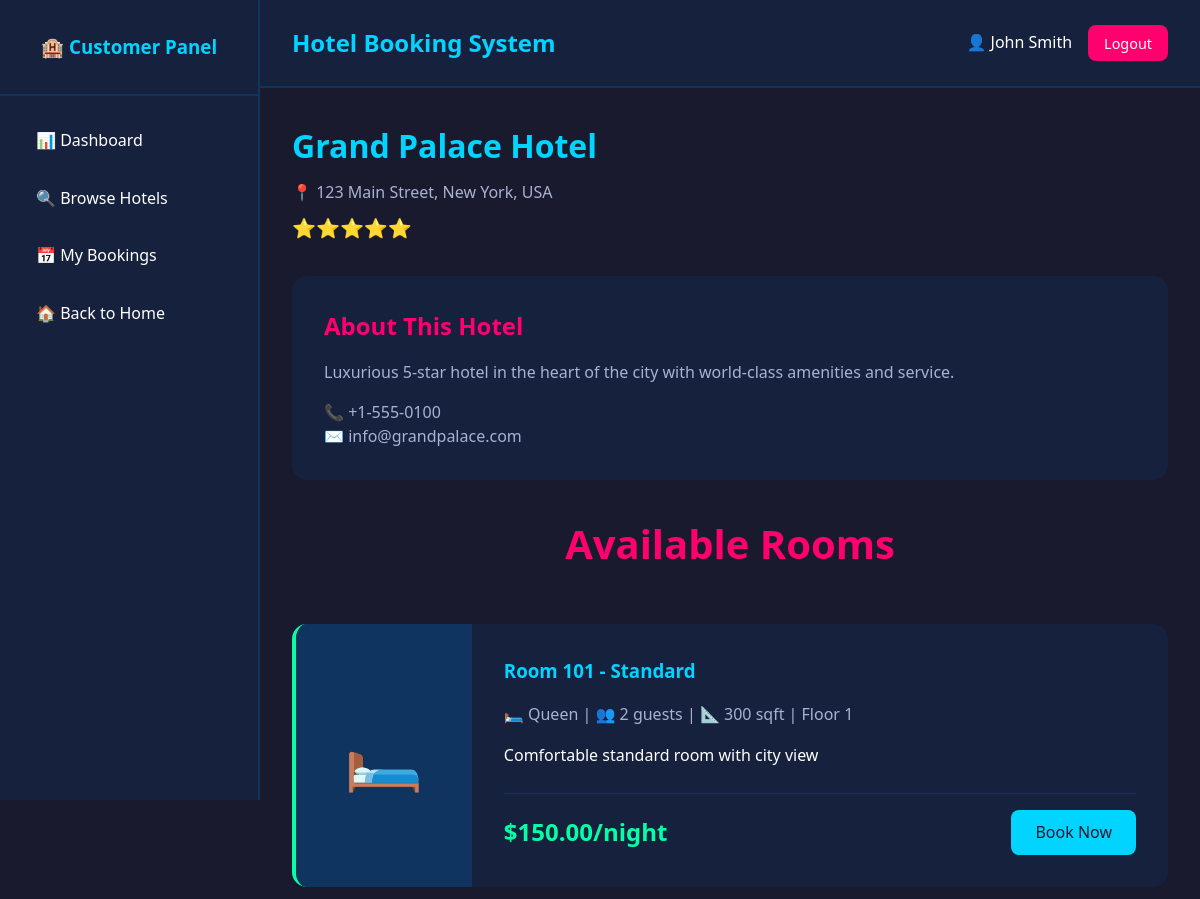
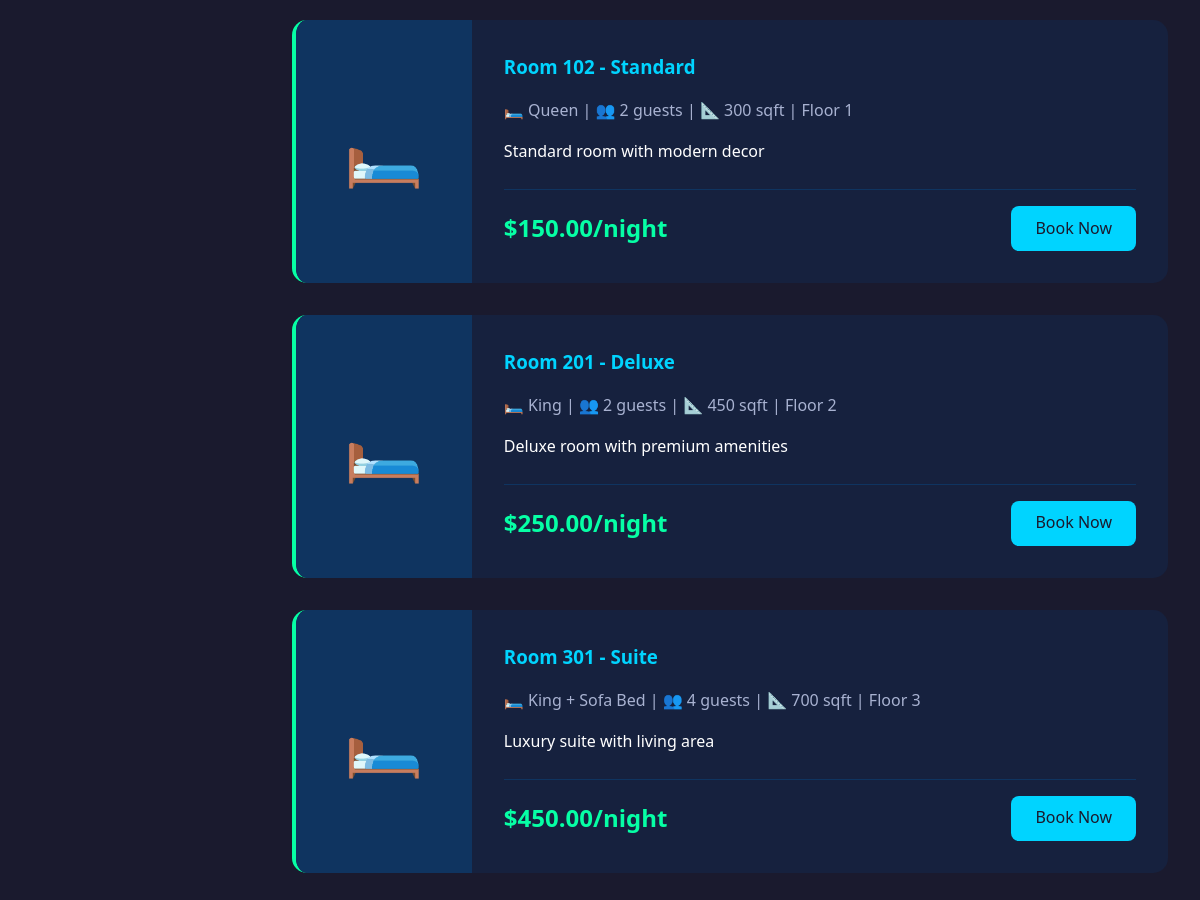
The app's page /customer/hotel-details.php?id=1 (signed in) with its own data (2 pictures, top to bottom).
### tables this page shows
CREATE TABLE IF NOT EXISTS hotels (
    id INT PRIMARY KEY AUTO_INCREMENT,
    hotel_name VARCHAR(200) NOT NULL,
    description TEXT,
    address TEXT NOT NULL,
    city VARCHAR(100) NOT NULL,
    state VARCHAR(100),
    country VARCHAR(100) NOT NULL,
    postal_code VARCHAR(20),
    phone VARCHAR(20),
    email VARCHAR(100),
    star_rating INT DEFAULT 3,
    image VARCHAR(255),
    status ENUM('active', 'inactive') DEFAULT 'active',
    created_at TIMESTAMP DEFAULT CURRENT_TIMESTAMP,
    updated_at TIMESTAMP DEFAULT CURRENT_TIMESTAMP ON UPDATE CURRENT_TIMESTAMP,
    INDEX idx_city (city),
    INDEX idx_status (status)
);

CREATE TABLE IF NOT EXISTS rooms (
    id INT PRIMARY KEY AUTO_INCREMENT,
    hotel_id INT NOT NULL,
    room_type_id INT NOT NULL,
    room_number VARCHAR(50) NOT NULL,
    floor INT,
    price_per_night DECIMAL(10, 2) NOT NULL,
    capacity INT DEFAULT 2,
    bed_type VARCHAR(50),
    size_sqft INT,
    description TEXT,
    image VARCHAR(255),
    status ENUM('available', 'occupied', 'maintenance') DEFAULT 'available',
    created_at TIMESTAMP DEFAULT CURRENT_TIMESTAMP,
    updated_at TIMESTAMP DEFAULT CURRENT_TIMESTAMP ON UPDATE CURRENT_TIMESTAMP,
    FOREIGN KEY (hotel_id) REFERENCES hotels(id) ON DELETE CASCADE,
    FOREIGN KEY (room_type_id) REFERENCES room_types(id) ON DELETE CASCADE,
    INDEX idx_hotel (hotel_id),
    INDEX idx_status (status),
    INDEX idx_price (price_per_night)
);

CREATE TABLE IF NOT EXISTS room_types (
    id INT PRIMARY KEY AUTO_INCREMENT,
    type_name VARCHAR(100) NOT NULL,
    description TEXT,
    created_at TIMESTAMP DEFAULT CURRENT_TIMESTAMP
);

### config.php (called while the page is built, shortened)
<?php
function getHotelById($conn, $hotel_id) {
    $query = "SELECT * FROM hotels WHERE id = $hotel_id";
    $result = mysqli_query($conn, $query);
    return mysqli_fetch_assoc($result);
}
function formatCurrency($amount) {
    return "$" . number_format($amount, 2);
}
function getStarRating($rating) {
    $stars = '';
    for ($i = 1; $i <= 5; $i++) {
        if ($i <= $rating) {
            $stars .= '⭐';
        } else {
            $stars .= '☆';
        }
    }
    return $stars;
}
?>

### customer/hotel-details.php (the view, shortened to what this page needs)
<?php
require_once '../config.php';
$hotel_id = isset($_GET['id']) ? (int)$_GET['id'] : 0;
$hotel = getHotelById($conn, $hotel_id);
$rooms_query = "SELECT r.*, rt.type_name
                FROM rooms r
                LEFT JOIN room_types rt ON r.room_type_id = rt.id
                WHERE r.hotel_id = $hotel_id AND r.status = 'available'
                ORDER BY r.price_per_night";
$rooms = mysqli_query($conn, $rooms_query);
?>
<?php include 'includes/header.php'; ?>
<div class="dashboard-content">
    <div class="hotel-details">
        <div class="hotel-header">
            <div>
                <h1><?php echo $hotel['hotel_name']; ?></h1>
                <p class="hotel-location">📍 <?php echo $hotel['address']; ?>, <?php echo $hotel['city']; ?>, <?php echo $hotel['country']; ?></p>
                <p class="hotel-rating"><?php echo getStarRating($hotel['star_rating']); ?></p>
            </div>
        </div>
        <div class="hotel-description">
            <h2>About This Hotel</h2>
            <p><?php echo $hotel['description']; ?></p>
            <div class="hotel-contact">
                <p>📞 <?php echo $hotel['phone']; ?></p>
                <p>✉️ <?php echo $hotel['email']; ?></p>
            </div>
        </div>
        <h2>Available Rooms</h2>
        <div class="rooms-grid">
            <?php if (mysqli_num_rows($rooms) > 0): ?>
                <?php while ($room = mysqli_fetch_assoc($rooms)): ?>
                <div class="room-card">
                    <div class="room-image">
                        🛏️
                    </div>
                    <div class="room-info">
                        <h3>Room <?php echo $room['room_number']; ?> - <?php echo $room['type_name']; ?></h3>
                        <p class="room-details">
                            🛏️ <?php echo $room['bed_type']; ?> |
                            👥 <?php echo $room['capacity']; ?> guests |
                            📐 <?php echo $room['size_sqft']; ?> sqft |
                            Floor <?php echo $room['floor']; ?>
                        </p>
                        <p class="room-description"><?php echo $room['description']; ?></p>
                        <div class="room-footer">
                            <div class="room-price">
                                <?php echo formatCurrency($room['price_per_night']); ?>/night
                            </div>
                            <a href="book-room.php?room_id=<?php echo $room['id']; ?>" class="btn btn-primary">Book Now</a>
                        </div>
                    </div>
                </div>
                <?php endwhile; ?>
            <?php else: ?>
                <p>No rooms available at this hotel.</p>
            <?php endif; ?>
        </div>
    </div>
</div>
<?php include 'includes/footer.php'; ?>

### css/style.css (style rules this page uses)
:root { --primary-blue: #00d4ff; --hot-pink: #ff006e; --neon-green: #06ffa5; --electric-purple: #8338ec; --bright-yellow: #ffbe0b; --dark-navy: #1a1a2e; --deep-blue: #16213e; --midnight: #0f3460; --text-light: #ffffff; --text-muted: #a8b2d1; }
* { margin: 0; padding: 0; box-sizing: border-box; }
body { font-family: 'Segoe UI', Tahoma, Geneva, Verdana, sans-serif; background-color: var(--dark-navy); color: var(--text-light); line-height: 1.6; }
.btn { padding: 0.6rem 1.5rem; border: none; border-radius: 8px; cursor: pointer; font-size: 1rem; text-decoration: none; display: inline-block; transition: all 0.3s ease; font-weight: 500; }
.btn-primary { background-color: var(--primary-blue); color: var(--dark-navy); }
h2 { text-align: center; font-size: 2.5rem; margin-bottom: 3rem; color: var(--hot-pink); }
.hotel-location { color: var(--text-muted); margin-bottom: 0.5rem; }
.hotel-rating { font-size: 1.2rem; margin-bottom: 1rem; }
.hotel-description { color: var(--text-muted); margin-bottom: 1rem; line-height: 1.5; }
.dashboard-content { padding: 2rem; }
.dashboard-content h1 { color: var(--hot-pink); margin-bottom: 2rem; }
.rooms-grid { display: grid; gap: 2rem; }
.room-card { background-color: var(--deep-blue); border-radius: 15px; display: flex; border-left: 4px solid var(--neon-green); overflow: hidden; transition: all 0.3s ease; }
.room-image { background-color: var(--midnight); padding: 3rem; display: flex; align-items: center; justify-content: center; font-size: 4rem; }
.room-info { padding: 2rem; flex: 1; }
.room-info h3 { color: var(--primary-blue); margin-bottom: 1rem; }
.room-details { color: var(--text-muted); margin-bottom: 1rem; }
.room-description { color: var(--text-light); margin-bottom: 1.5rem; line-height: 1.6; }
.room-footer { display: flex; justify-content: space-between; align-items: center; padding-top: 1rem; border-top: 1px solid var(--midnight); }
.room-price { font-size: 1.5rem; font-weight: bold; color: var(--neon-green); }
.hotel-details { max-width: 1000px; }
.hotel-header { margin-bottom: 2rem; }
.hotel-header h1 { color: var(--primary-blue); margin-bottom: 0.5rem; }
.hotel-description { background-color: var(--deep-blue); padding: 2rem; border-radius: 15px; margin-bottom: 2rem; }
.hotel-description h2 { color: var(--hot-pink); margin-bottom: 1rem; font-size: 1.5rem; text-align: left; }
.hotel-contact { margin-top: 1rem; color: var(--text-muted); }

### records on screen
hotels: hotel_name "Grand Palace Hotel", address "123 Main Street", city "New York", country "USA", star_rating "⭐⭐⭐⭐⭐", description "Luxurious 5-star hotel in the heart of the city with world-class amenities and service.", phone "+1-555-0100", email "info@grandpalace.com"
rooms: room_number "101", room_type.type_name "Standard", bed_type "Queen", capacity "2", size_sqft "300", floor "1", description "Comfortable standard room with city view", price_per_night "$150.00"
rooms: room_number "102", room_type.type_name "Standard", bed_type "Queen", capacity "2", size_sqft "300", floor "1", description "Standard room with modern decor", price_per_night "$150.00"
rooms: room_number "201", room_type.type_name "Deluxe", bed_type "King", capacity "2", size_sqft "450", floor "2", description "Deluxe room with premium amenities", price_per_night "$250.00"
rooms: room_number "301", room_type.type_name "Suite", bed_type "King + Sofa Bed", capacity "4", size_sqft "700", floor "3", description "Luxury suite with living area", price_per_night "$450.00"

### other values on screen
$_SESSION['full_name'] "John Smith"
